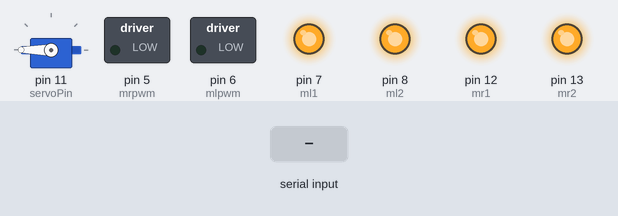
Bench run of a sketch on a simulated Arduino Uno, built with avr-gcc and run on an emulated ATmega328P. Shown: servo, switched loads named in the sketch (green lamp = pin HIGH), output pins drawn as LEDs (lit = HIGH). The test bench sets the inputs (shaded band).

Above: at 1.2 s.
1.3 s: "1" received over Serial
At 2.5 s:
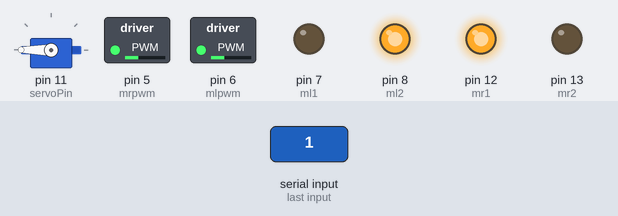
2.8 s: byte 2 (2) received over Serial
At 3.7 s:
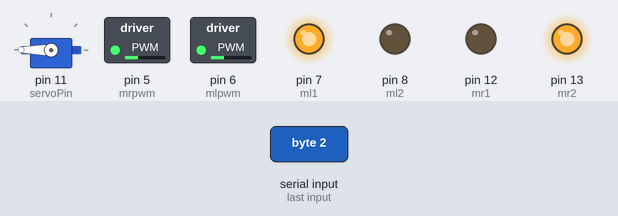
4.3 s: byte 248 (248) received over Serial
At 4.9 s:
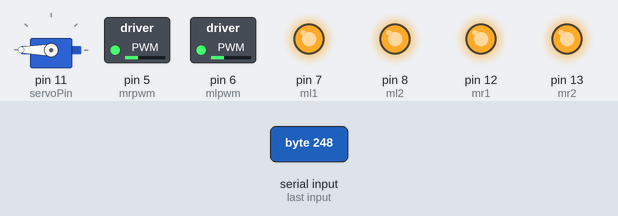
5.8 s: byte 249 (249) received over Serial
At 7.0 s:
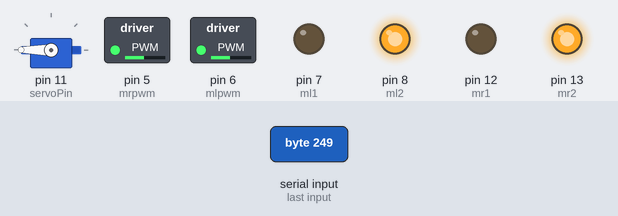
7.3 s: byte 250 (250) received over Serial
At 8.4 s:
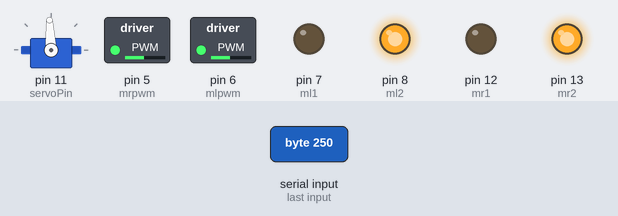
8.8 s: byte 251 (251) received over Serial
At 9.9 s:
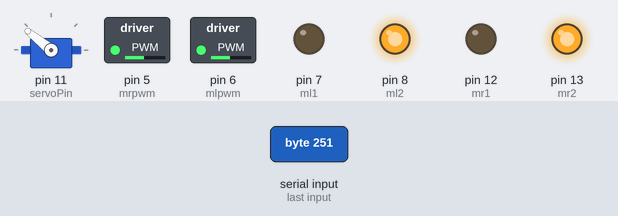
Timing chart, 0 to 11.8 s (numbered marks = the images above; inputs shaded):
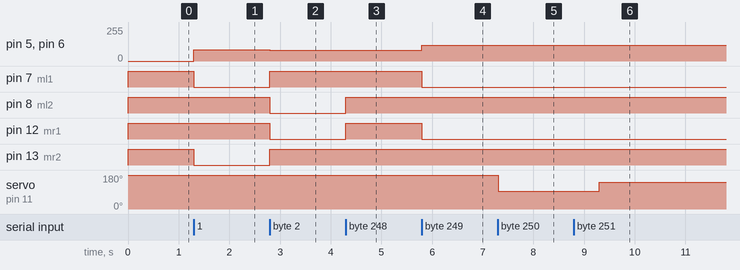

The sketch:

Main.ino
```cpp
#include <Servo.h>

//<-- Right motor pin -->
#define mrpwm 5
#define mr1 12
#define mr2 13

//<-- Left motor pin -->
#define mlpwm 6
#define ml1 7
#define ml2 8
#define servoPin 11    //Servo motor pin

//<-- Robot pwm Variable -->
int pwm = 120;
int pwmRot = 125;
int offset = 45;
int input = 248;
Servo servoMotor;
int preerr=0,err=0,derr=0,kp=2.5 ,kd=0.06,correction=0;
int preerrRot = 0;
float kpr = 0.1;float kdr = -0.05;float derrRot = 0;float correctionRot = 0;

void setup() {
pinMode(mr1,OUTPUT);
pinMode(mr2,OUTPUT);
pinMode(mrpwm,OUTPUT);
pinMode(ml1,OUTPUT);
pinMode(ml2,OUTPUT);
pinMode(mlpwm,OUTPUT);
servoMotor.attach(servoPin);
servoMotor.write(180);
Serial.begin(9600);
}
void loop() {
if(Serial.available()){
  input = Serial.read();

}

if(input<=offset){
  if(input==offset)
  rotateClock(pwmRot);
  else
  rotateClock(pwmRot-(offset-input));
}

else if(input> offset && input<=2*offset)
{
  if(input == 2*offset)
  rotateAntiClock(pwmRot);
  else
  rotateAntiClock(pwmRot - (2*offset-input));
}

else if(input>2*offset && input<150)
{
  err=120-input;
  pid(err);
  moveStraight();
}
else if (input>150 && input<160)
{
  kp=(input%10)/10;
}

else if(input > 160 && input < 170){
  kd = (input%10)/100;
  }

else if(input>170 && input < 180){
kd = (input%10)/10;
}
//  if(input<=offset && input>0 && count == 0){
//    rotateClock(pwm - input);

//  }
//
//  else if(input>offset && input<=2*offset && count == 0){
//    rotateAntiClock(pwm-(input - offset));
//  }
//
//  else if(input>2*offset && input<3*offset && count == 0){
//    //moveStraight(pwm-(input - 2*offset), pwm-(input - 2*offset));
//    preinput = input;
//    count = 1;
//  }
//
//  else if(count == 2 && input>=0 && input<=10){
//    moveStraight(pwm-(preinput - 2*offset) + input, pwm-(preinput - 2*offset0)-input);
//    }
//
//else if(count == 2 && input>=10 && input<=20){
//    moveStraight(pwm-(preinput - 2*offset) - (input-10), pwm-(preinput - 2*offset0)+(input-10));
//    }
//
  else if(input == 248){
    stall();
    }

    else if(input == 249){
    moveBack();
    }

//    //To lift Object
  else if(input == 250){
    servoMotor.writeMicroseconds(1500);
    delay(1000);
    }
//
//    //To place Object
  else if(input == 251){
    servoMotor.writeMicroseconds(2000);
    delay(2000);
    }
}
```

motor.ino
```cpp
void rotateAntiClock(int pwm){
constrain(pwm, 0, 255);
analogWrite(mrpwm, pwm);
analogWrite(mlpwm,pwm);
digitalWrite(ml1,0);
digitalWrite(ml2,1);
digitalWrite(mr1,1);
digitalWrite(mr2,0);
}

void rotateClock(int pwm){
constrain(pwm, 0, 255);
analogWrite(mrpwm, pwm);
analogWrite(mlpwm,pwm);
digitalWrite(ml1,1);
digitalWrite(ml2,0);
digitalWrite(mr1,0);
digitalWrite(mr2,1);
}

void moveStraight(){
analogWrite(mrpwm, pwm+correction);
analogWrite(mlpwm,pwm-correction);
digitalWrite(ml1,1);
digitalWrite(ml2,0);
digitalWrite(mr1,1);
digitalWrite(mr2,0);
}

void moveBack(){
analogWrite(mrpwm, pwm);
analogWrite(mlpwm, pwm);
digitalWrite(ml1,0);
digitalWrite(ml2,1);
digitalWrite(mr1,0);
digitalWrite(mr2,1);
}

void stall(){
digitalWrite(ml1,1);
digitalWrite(ml2,1);
digitalWrite(mr1,1);
digitalWrite(mr2,1);
}
```

pidcorrection.ino
```cpp
//void pid(int err)
//{
//  derr=err-preerr;
//  correction=kp*err+kd*derr;
//  preerr=err;
//  correction;
//}

void pid(int err)
{
  derr=err-preerr;
  correction = kp*err+kd*derr;
  preerr=err;
}


void pidRot(int err)
{
  derrRot=err-preerrRot;
  correctionRot = kpr*err+kdr*derrRot;
  preerrRot=err;
}
```

Measured:
- after the input at 1.3 s, pin 5 (mrpwm), pin 6 (mlpwm): 0/255 → 84/255 at once; pin 7 (ml1), pin 13 (mr2): HIGH → LOW at once
- after the input at 2.8 s, pin 5 (mrpwm), pin 6 (mlpwm): 84/255 → 82/255 at once; pin 7 (ml1), pin 13 (mr2): LOW → HIGH at once; pin 8 (ml2), pin 12 (mr1): HIGH → LOW at once
- after the input at 4.3 s, pin 8 (ml2), pin 12 (mr1): LOW → HIGH at once
- after the input at 5.8 s, pin 5 (mrpwm), pin 6 (mlpwm): 82/255 → 120/255 at once; pin 7 (ml1), pin 12 (mr1): HIGH → LOW at once
- after the input at 7.3 s, servo on pin 11 (servoPin): 180° → 93° at once
- after the input at 8.8 s, servo on pin 11 (servoPin): 93° → 141° after 0.50 s
